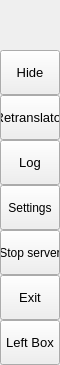
        <widget class="QFrame" name="leftMenuBg">
         <property name="minimumSize">
          <size>
           <width>60</width>
           <height>0</height>
          </size>
         </property>
         <property name="maximumSize">
          <size>
           <width>60</width>
           <height>16777215</height>
          </size>
         </property>
         <property name="frameShape">
          <enum>QFrame::NoFrame</enum>
         </property>
         <property name="frameShadow">
          <enum>QFrame::Raised</enum>
         </property>
         <layout class="QVBoxLayout" name="verticalLayout_3">
          <property name="spacing">
           <number>0</number>
          </property>
          <property name="leftMargin">
           <number>0</number>
          </property>
          <property name="topMargin">
           <number>0</number>
          </property>
          <property name="rightMargin">
           <number>0</number>
          </property>
          <property name="bottomMargin">
           <number>0</number>
          </property>
          <item>
           <widget class="QFrame" name="topLogoInfo">
            <property name="minimumSize">
             <size>
              <width>0</width>
              <height>50</height>
             </size>
            </property>
            <property name="maximumSize">
             <size>
              <width>16777215</width>
              <height>50</height>
             </size>
            </property>
            <property name="frameShape">
             <enum>QFrame::NoFrame</enum>
            </property>
            <property name="frameShadow">
             <enum>QFrame::Raised</enum>
            </property>
            <widget class="QFrame" name="topLogo">
             <property name="geometry">
              <rect>
               <x>10</x>
               <y>5</y>
               <width>42</width>
               <height>42</height>
              </rect>
             </property>
             <property name="minimumSize">
              <size>
               <width>42</width>
               <height>42</height>
              </size>
             </property>
             <property name="maximumSize">
              <size>
               <width>42</width>
               <height>42</height>
              </size>
             </property>
             <property name="frameShape">
              <enum>QFrame::NoFrame</enum>
             </property>
             <property name="frameShadow">
              <enum>QFrame::Raised</enum>
             </property>
            </widget>
            <widget class="QLabel" name="titleLeftApp">
             <property name="geometry">
              <rect>
               <x>70</x>
               <y>8</y>
               <width>160</width>
               <height>20</height>
              </rect>
             </property>
             <property name="font">
              <font>
               <family>Segoe UI Semibold</family>
               <pointsize>12</pointsize>
               <italic>false</italic>
               <bold>false</bold>
              </font>
             </property>
             <property name="text">
              <string>PyDracula</string>
             </property>
             <property name="alignment">
              <set>Qt::AlignLeading|Qt::AlignLeft|Qt::AlignTop</set>
             </property>
            </widget>
            <widget class="QLabel" name="titleLeftDescription">
             <property name="geometry">
              <rect>
               <x>70</x>
               <y>27</y>
               <width>160</width>
               <height>16</height>
              </rect>
             </property>
             <property name="maximumSize">
              <size>
               <width>16777215</width>
               <height>16</height>
              </size>
             </property>
             <property name="font">
              <font>
               <family>Segoe UI</family>
               <pointsize>8</pointsize>
               <italic>false</italic>
               <bold>false</bold>
              </font>
             </property>
             <property name="text">
              <string>Modern GUI / Flat Style</string>
             </property>
             <property name="alignment">
              <set>Qt::AlignLeading|Qt::AlignLeft|Qt::AlignTop</set>
             </property>
            </widget>
           </widget>
          </item>
          <item>
           <widget class="QFrame" name="leftMenuFrame">
            <property name="focusPolicy">
             <enum>Qt::NoFocus</enum>
            </property>
            <property name="frameShape">
             <enum>QFrame::NoFrame</enum>
            </property>
            <property name="frameShadow">
             <enum>QFrame::Raised</enum>
            </property>
            <layout class="QVBoxLayout" name="verticalMenuLayout">
             <property name="spacing">
              <number>0</number>
             </property>
             <property name="leftMargin">
              <number>0</number>
             </property>
             <property name="topMargin">
              <number>0</number>
             </property>
             <property name="rightMargin">
              <number>0</number>
             </property>
             <property name="bottomMargin">
              <number>0</number>
             </property>
             <item>
              <widget class="QFrame" name="toggleBox">
               <property name="maximumSize">
                <size>
                 <width>16777215</width>
                 <height>45</height>
                </size>
               </property>
               <property name="frameShape">
                <enum>QFrame::NoFrame</enum>
               </property>
               <property name="frameShadow">
                <enum>QFrame::Raised</enum>
               </property>
               <layout class="QVBoxLayout" name="verticalLayout_4">
                <property name="spacing">
                 <number>0</number>
                </property>
                <property name="leftMargin">
                 <number>0</number>
                </property>
                <property name="topMargin">
                 <number>0</number>
                </property>
                <property name="rightMargin">
                 <number>0</number>
                </property>
                <property name="bottomMargin">
                 <number>0</number>
                </property>
                <item>
                 <widget class="QPushButton" name="toggleButton">
                  <property name="sizePolicy">
                   <sizepolicy hsizetype="Expanding" vsizetype="Fixed">
                    <horstretch>0</horstretch>
                    <verstretch>0</verstretch>
                   </sizepolicy>
                  </property>
                  <property name="minimumSize">
                   <size>
                    <width>0</width>
                    <height>45</height>
                   </size>
                  </property>
                  <property name="font">
                   <font>
                    <family>Segoe UI</family>
                    <pointsize>10</pointsize>
                    <italic>false</italic>
                    <bold>false</bold>
                   </font>
                  </property>
                  <property name="cursor">
                   <cursorShape>PointingHandCursor</cursorShape>
                  </property>
                  <property name="layoutDirection">
                   <enum>Qt::LeftToRight</enum>
                  </property>
                  <property name="styleSheet">
                   <string notr="true">background-image: url(:/icons/images/icons/icon_menu.png);</string>
                  </property>
                  <property name="text">
                   <string>Hide</string>
                  </property>
                 </widget>
                </item>
               </layout>
              </widget>
             </item>
             <item alignment="Qt::AlignTop">
              <widget class="QFrame" name="topMenu">
               <property name="frameShape">
                <enum>QFrame::NoFrame</enum>
               </property>
               <property name="frameShadow">
                <enum>QFrame::Raised</enum>
               </property>
               <layout class="QVBoxLayout" name="verticalLayout_8">
                <property name="spacing">
                 <number>0</number>
                </property>
                <property name="leftMargin">
                 <number>0</number>
                </property>
                <property name="topMargin">
                 <number>0</number>
                </property>
                <property name="rightMargin">
                 <number>0</number>
                </property>
                <property name="bottomMargin">
                 <number>0</number>
                </property>
                <item>
                 <widget class="QPushButton" name="btn_home">
                  <property name="sizePolicy">
                   <sizepolicy hsizetype="Expanding" vsizetype="Fixed">
                    <horstretch>0</horstretch>
                    <verstretch>0</verstretch>
                   </sizepolicy>
                  </property>
                  <property name="minimumSize">
                   <size>
                    <width>0</width>
                    <height>45</height>
                   </size>
                  </property>
                  <property name="font">
                   <font>
                    <family>Segoe UI</family>
                    <pointsize>10</pointsize>
                    <italic>false</italic>
                    <bold>false</bold>
                   </font>
                  </property>
                  <property name="cursor">
                   <cursorShape>PointingHandCursor</cursorShape>
                  </property>
                  <property name="layoutDirection">
                   <enum>Qt::LeftToRight</enum>
                  </property>
                  <property name="styleSheet">
                   <string notr="true">background-image: url(:/icons/images/icons/cil-home.png);</string>
                  </property>
                  <property name="text">
                   <string>Retranslator</string>
                  </property>
                 </widget>
                </item>
                <item>
                 <widget class="QPushButton" name="btn_log">
                  <property name="sizePolicy">
                   <sizepolicy hsizetype="Expanding" vsizetype="Fixed">
                    <horstretch>0</horstretch>
                    <verstretch>0</verstretch>
                   </sizepolicy>
                  </property>
                  <property name="minimumSize">
                   <size>
                    <width>0</width>
                    <height>45</height>
                   </size>
                  </property>
                  <property name="font">
                   <font>
                    <family>Segoe UI</family>
                    <pointsize>10</pointsize>
                    <italic>false</italic>
                    <bold>false</bold>
                   </font>
                  </property>
                  <property name="cursor">
                   <cursorShape>PointingHandCursor</cursorShape>
                  </property>
                  <property name="layoutDirection">
                   <enum>Qt::LeftToRight</enum>
                  </property>
                  <property name="styleSheet">
                   <string notr="true">background-image: url(:/icons/images/icons/cil-align-center.png);</string>
                  </property>
                  <property name="text">
                   <string>Log</string>
                  </property>
                 </widget>
                </item>
                <item>
                 <widget class="QPushButton" name="btn_settings">
                  <property name="minimumSize">
                   <size>
                    <width>0</width>
                    <height>45</height>
                   </size>
                  </property>
                  <property name="styleSheet">
                   <string notr="true">background-image: url(:/icons/images/icons/cil-equalizer.png);</string>
                  </property>
                  <property name="text">
                   <string>Settings</string>
                  </property>
                 </widget>
                </item>
                <item>
                 <widget class="QPushButton" name="btn_start_stop">
                  <property name="minimumSize">
                   <size>
                    <width>0</width>
                    <height>45</height>
                   </size>
                  </property>
                  <property name="cursor">
                   <cursorShape>PointingHandCursor</cursorShape>
                  </property>
                  <property name="styleSheet">
                   <string notr="true">background-image: url(:/icons/images/icons/cil-media-pause.png);</string>
                  </property>
                  <property name="text">
                   <string>Stop server</string>
                  </property>
                 </widget>
                </item>
                <item>
                 <widget class="QPushButton" name="btn_exit">
                  <property name="sizePolicy">
                   <sizepolicy hsizetype="Expanding" vsizetype="Fixed">
                    <horstretch>0</horstretch>
                    <verstretch>0</verstretch>
                   </sizepolicy>
                  </property>
                  <property name="minimumSize">
                   <size>
                    <width>0</width>
                    <height>45</height>
                   </size>
                  </property>
                  <property name="font">
                   <font>
                    <family>Segoe UI</family>
                    <pointsize>10</pointsize>
                    <italic>false</italic>
                    <bold>false</bold>
                   </font>
                  </property>
                  <property name="cursor">
                   <cursorShape>PointingHandCursor</cursorShape>
                  </property>
                  <property name="layoutDirection">
                   <enum>Qt::LeftToRight</enum>
                  </property>
                  <property name="styleSheet">
                   <string notr="true">background-image: url(:/icons/images/icons/cil-x.png);</string>
                  </property>
                  <property name="text">
                   <string>Exit</string>
                  </property>
                 </widget>
                </item>
               </layout>
              </widget>
             </item>
             <item alignment="Qt::AlignBottom">
              <widget class="QFrame" name="bottomMenu">
               <property name="frameShape">
                <enum>QFrame::NoFrame</enum>
               </property>
               <property name="frameShadow">
                <enum>QFrame::Raised</enum>
               </property>
               <layout class="QVBoxLayout" name="verticalLayout_9">
                <property name="spacing">
                 <number>0</number>
                </property>
                <property name="leftMargin">
                 <number>0</number>
                </property>
                <property name="topMargin">
                 <number>0</number>
                </property>
                <property name="rightMargin">
                 <number>0</number>
                </property>
                <property name="bottomMargin">
                 <number>0</number>
                </property>
                <item>
                 <widget class="QPushButton" name="toggleLeftBox">
                  <property name="sizePolicy">
                   <sizepolicy hsizetype="Expanding" vsizetype="Fixed">
                    <horstretch>0</horstretch>
                    <verstretch>0</verstretch>
                   </sizepolicy>
                  </property>
                  <property name="minimumSize">
                   <size>
                    <width>0</width>
                    <height>45</height>
                   </size>
                  </property>
                  <property name="font">
                   <font>
                    <family>Segoe UI</family>
                    <pointsize>10</pointsize>
                    <italic>false</italic>
                    <bold>false</bold>
                   </font>
                  </property>
                  <property name="cursor">
                   <cursorShape>PointingHandCursor</cursorShape>
                  </property>
                  <property name="layoutDirection">
                   <enum>Qt::LeftToRight</enum>
                  </property>
                  <property name="styleSheet">
                   <string notr="true">background-image: url(:/icons/images/icons/icon_settings.png);</string>
                  </property>
                  <property name="text">
                   <string>Left Box</string>
                  </property>
                 </widget>
                </item>
               </layout>
              </widget>
             </item>
            </layout>
           </widget>
          </item>
         </layout>
        </widget>
